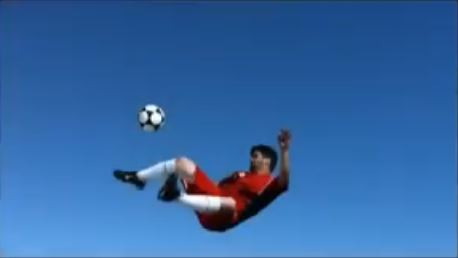
#> input picture computacao-grafica-opencv-python/Lessions/Lession 3/soccer.jpg, 458 x 258 px
$ python exemplo3.py
#> lines starting #> are read from the running program, lines starting #| are printed output that depends on the picture; after the words box and inside, x2 and y2 are one past the last pixel; in counts of white or black regions, pixels touching at a corner belong together
import cv2
import numpy as np

imagemJogador = cv2.imread("soccer.jpg")
#> imagemJogador is the input picture: shape (258, 458, 3); mean B, G, R 164.7, 103.4, 52.6

#informa canal de cores 3D
print(imagemJogador.shape)
#| (258, 458, 3)

# 0 = Azul, 2 = Vermelho, 1 = Verde
print (imagemJogador.item(0, 0, 2)), (imagemJogador.item(0, 0, 1)), (imagemJogador.item(0, 0, 0))
#| 21

imagemJogador.itemset((0, 0, 2), 255)
#> imagemJogador: shape (258, 458, 3); under 0.01% of pixels changed, all inside (x1, y1, x2, y2) = (0, 0, 1, 1)
imagemJogador.itemset((0, 0, 1), 0)
#> imagemJogador: shape (258, 458, 3); mean B, G, R 164.7, 103.4, 52.6
imagemJogador.itemset((0, 0, 0), 0)
#> imagemJogador: shape (258, 458, 3); mean B, G, R 164.7, 103.4, 52.6

cv2.imwrite("soccer2.jpg", imagemJogador)

bola = imagemJogador[180:250, 250:315]
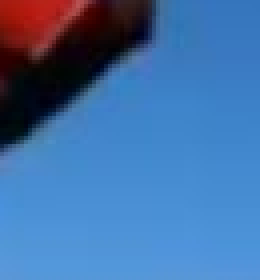
#> bola: shape (70, 65, 3) (shown 4 times larger); mean B, G, R 166.5, 112.1, 66.4
cv2.imwrite("bola.jpg",bola)
